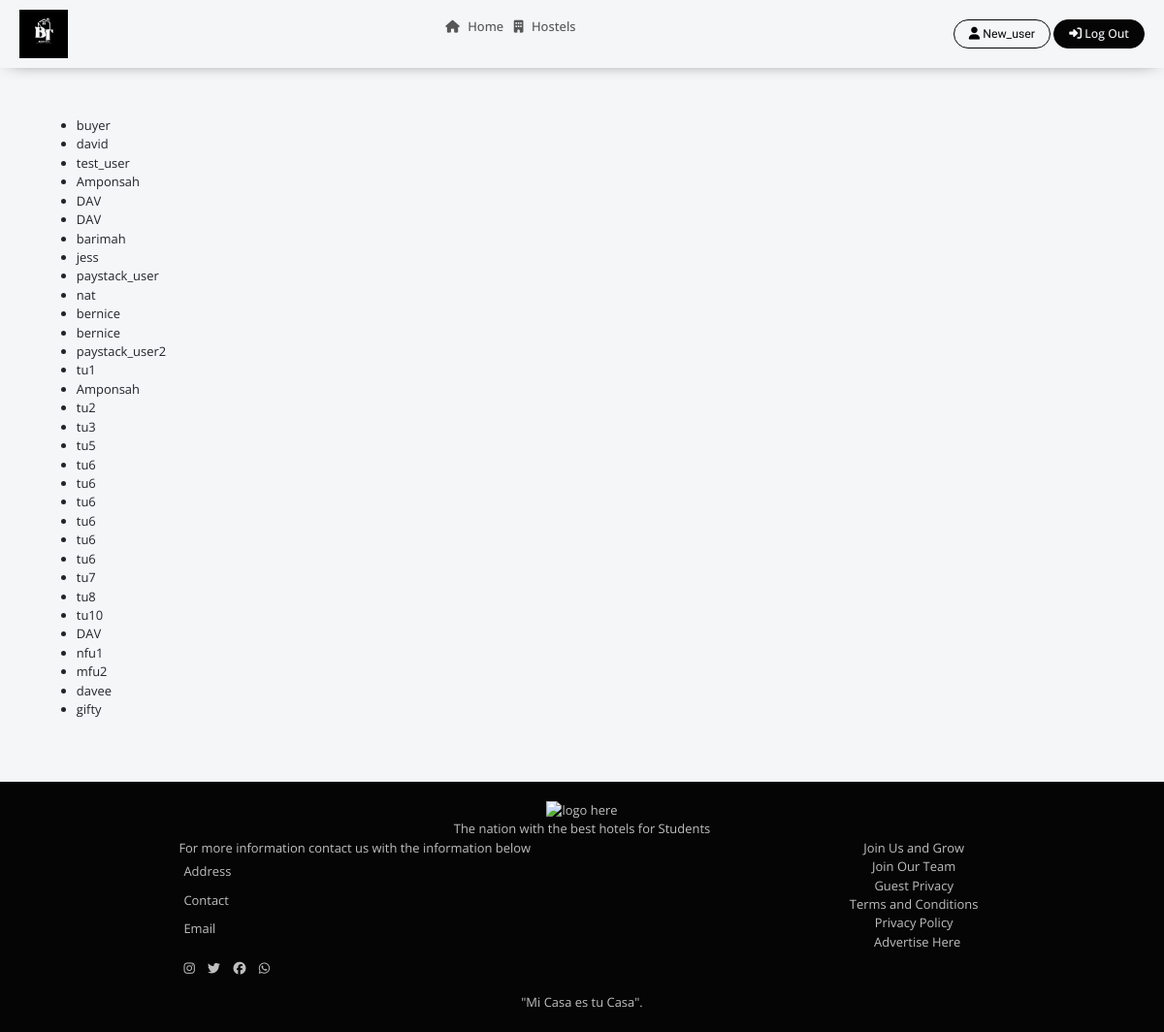
The page /managers/active_listings/ (signed in) on the database as committed earlier.
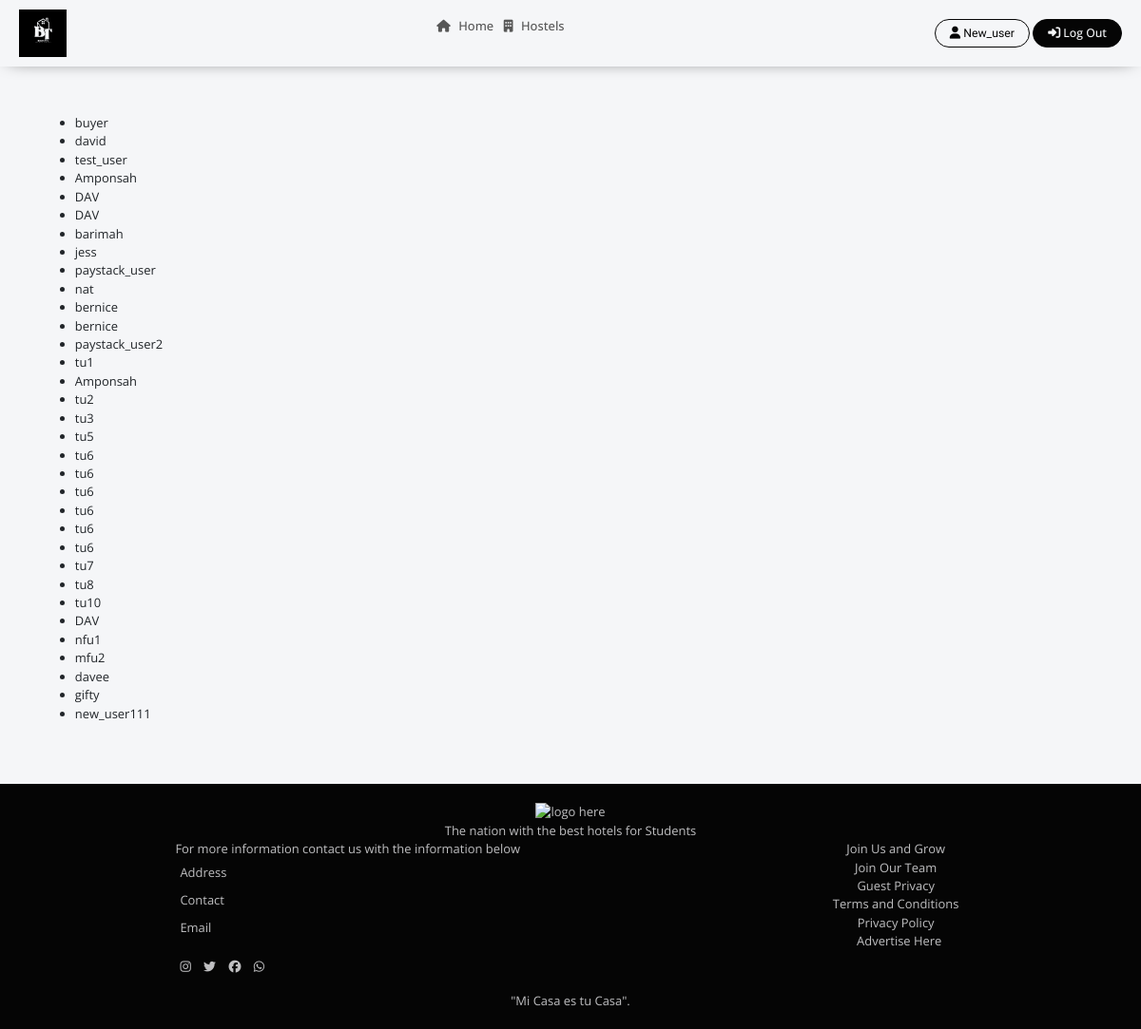
The same page on the database as committed later.
### consumers/models.py (models this page shows)
class Consumer(models.Model):
    user = models.ForeignKey(User, on_delete=models.CASCADE, null=True, blank=True)
    room_id = models.IntegerField(blank=True, null=True)
    hostel = models.ForeignKey(Hostel, on_delete=models.CASCADE, null=True, blank=True)
    amount = models.DecimalField(max_digits=255, decimal_places=2, blank=True, null=True)
    date_created = models.DateTimeField(auto_now_add=True, blank=True, null=True)

### managers/views.py (the view)
# urls.py: path('active_listings/', active_listings, name="active_listings"),
def active_listings(request):
    manager = Manager.objects.get(user=request.user)
    consumers = Consumer.objects.filter(hostel__manager=manager).all()
    context = {
        'consumers_list': consumers,
    }
    return render(request, 'manager/active_listings.html', context)

### templates/manager/active_listings.html
{% extends "base.html" %}
{% block content %}
    <ul>
        {% for consumer in consumers_list %}
            <li>{{ consumer.user.username }} </li>
        {% endfor %}
    </ul>
{% endblock content %}

### templates/base.html (shortened to what this page needs)
<html lang="en">
  {% load static %}
  <head>
    <link
      rel="stylesheet"
      href="https://cdn.jsdelivr.net/npm/bootstrap@5.3.2/dist/css/bootstrap.min.css"
    />
    <link rel="stylesheet" href="{% static 'css/base.css' %}" />
    <link
      rel="stylesheet"
      href="https://cdnjs.cloudflare.com/ajax/libs/font-awesome/6.6.0/css/all.min.css"
    />
  </head>
  <body>
    <nav>
      <div class="logo">
        <img src="{% static 'images/logo.svg' %}" alt="Logo Here" height='50px' width='auto'/>
      </div>
      <ul class="list-inline">
        <li class="list-inline-item">
          <a
            href="{% url 'landing_page' %}"
            class="nav-link {% block active %} {% endblock %}"
            ><i class="fa-solid fa-home"></i> Home</a
          >
        </li>
        <li class="list-inline-item">
          <a
            href="{% url 'read_hostels' %}"
            class="nav-link {% block active_hostel %} {% endblock %}"
            ><i class="fa-solid fa-building"></i> Hostels</a
          >
        </li>
      </ul>
      {% if request.user.is_authenticated %}
      <div class='authentication'>
      <button type="button" class="btn1">
        <a href="{% url 'dashboard' %}" class="nav-link" style='font-family: var(--font2); font-weight: 500;'
          ><i class="fa-solid fa-user"></i>  {{ request.user.username|capfirst }} </a
        >
      </button>
      <button type="button" class="btn2">
        <a href="{% url 'user_logout' %}" class="nav-link"
          ><i class="fa-solid fa-sign-in-alt"></i> Log Out</a
        >
      </button>
    </div>
      {% endif %}
    </nav>
    <main>{% block content %} {% endblock content %}</main>
    <footer>
      <div class="logo">
        <img src="#" alt="logo here" />
        <span class="logo-text"
          >The nation with the best hotels for Students</span
        >
      </div>
      <div class="middle-side">
        <div class="first-side">
          <span class="small-heading"
            >For more information contact us with the information below
          </span>
          <ul class="list-inline">
            <li class="list-inline-item">Address</li>
            <li class="list-inline-item">Contact</li>
            <li class="list-inline-item">Email</li>
          </ul>
          <ul class="list-inline">
            <li class="list-inline-item">
              <i class="fa-brands fa-instagram"></i>
            </li>
            <li class="list-inline-item">
              <i class="fa-brands fa-twitter"></i>
            </li>
            <li class="list-inline-item">
              <i class="fa-brands fa-facebook"></i>
            </li>
            <li class="list-inline-item">
              <i class="fa-brands fa-whatsapp"></i>
            </li>
          </ul>
        </div>
        <div class="second-side">
          <ul class="list-inline">
            <li class="list-inline-item">Join Us and Grow</li>
            <li class="list-inline-item">Join Our Team</li>
            <li class="list-inline-item">Guest Privacy</li>
            <li class="list-inline-item">Terms and Conditions</li>
            <li class="list-inline-item">Privacy Policy</li>
            <li class="list-inline-item">Advertise Here</li>
          </ul>
        </div>
      </div>
      <div class="small-quote">"Mi Casa es tu Casa".</div>
    </footer>
  </body>
</html>

### static/css/base.css (style rules this page uses)
body { background: var(--white); display: flex; flex-direction: column; position: absolute; top: 0; left: 0; font-family: var(--font1); overflow-x: hidden; }
nav { width: 100vw; display: flex; flex-direction: row; justify-content: space-between; padding: 10px 20px; box-shadow: 0px 0px 20px -10px var(--blue); align-items: center; }
nav .list-inline .list-inline-item a { font-weight: 500; color: var(--black3); }
nav .list-inline .list-inline-item i { margin-right: 5px; color: var(--black3); }
nav .authentication .btn1 { background: transparent; border: 1px solid var(--blue); color: var(--blue); padding: 5px 15px; border-radius: 15px; font-weight: 500; font-size: 0.85rem; }
nav .authentication .btn2 { background: var(--blue); border: 1px solid var(--blue); color: var(--white); padding: 5px 15px; border-radius: 15px; font-weight: 500; font-size: 0.85rem; }
main { margin: 50px; }
footer { background: var(--blue); padding: 20px; display: flex; flex-direction: column; color: var(--white2); }
footer .logo { display: flex; flex-direction: column; margin: 0 auto; align-items: center; }
footer .middle-side { display: flex; flex-direction: row; justify-content: space-around; }
footer .middle-side .first-side .list-inline .list-inline-item { margin: 5px; }
footer .middle-side .first-side .list-inline:nth-child(2) { display: flex; flex-direction: column; }
footer .middle-side .second-side .list-inline { display: flex; flex-direction: column; text-align: center; }
footer .small-quote { align-self: center; }

### static/css/config.css (style rules this page uses)
:root { --red: #c40e2d; --blue: #050505; --black: #050505; --black2: #333333; --black3: #575757; --green: #2c7a6c; --yellow: #edab18; --white: #f5f6f8; --white2: #bfbfc1; --font: "Playfair Display"; --font1: "Open Sans"; --font2: "Lobster Two"; }
* { scroll-behavior: smooth; }
body { scrollbar-width: thin; scrollbar-color: #c1c1c1 transparent; }
* { font-size: 0.9rem; }

Rows that differ between the two databases and show on the page:
added Consumer: user.username "new_user111"
